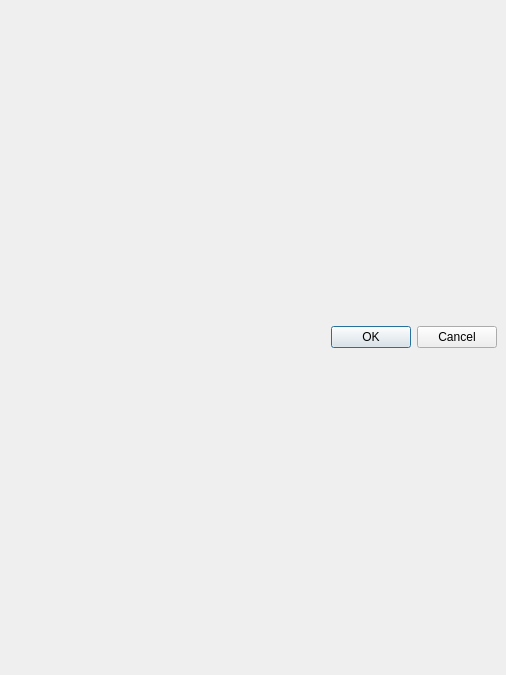
<?xml version="1.0" encoding="UTF-8"?>
<ui version="4.0">
 <class>IntelliGeoDockWidgetBase</class>
 <widget class="QDockWidget" name="IntelliGeoDockWidgetBase">
  <property name="geometry">
   <rect>
    <x>0</x>
    <y>0</y>
    <width>506</width>
    <height>675</height>
   </rect>
  </property>
  <property name="windowTitle">
   <string>IntelliGeo</string>
  </property>
  <widget class="QWidget" name="dockWidgetContents">
   <layout class="QGridLayout" name="gridLayout">
    <item row="0" column="0">
     <widget class="QDialogButtonBox" name="buttonBox">
      <property name="standardButtons">
       <set>QDialogButtonBox::Cancel|QDialogButtonBox::Ok</set>
      </property>
     </widget>
    </item>
   </layout>
  </widget>
 </widget>
 <resources/>
 <connections/>
</ui>
